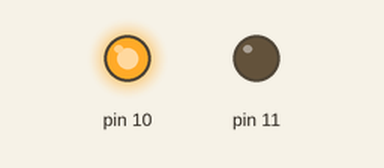
Bench run of a sketch on a simulated Arduino Uno, built with avr-gcc and run on an emulated ATmega328P. Shown: output pins drawn as LEDs (lit = HIGH).

Above: at 1.5 s.
At 4.5 s:
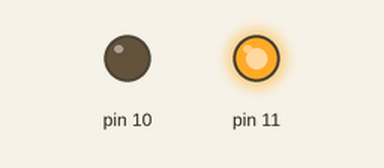
Timing chart, 0 to 11.7 s (numbered marks = the images above):
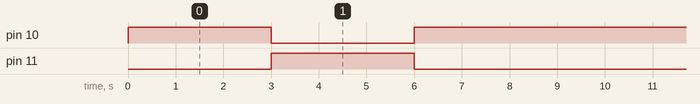

The sketch:

motor_clockwise_anticlockwise.ino
```cpp
void setup()
{
  pinMode(10, OUTPUT);
  pinMode(11, OUTPUT);
}

void loop()
{
  digitalWrite(10, HIGH);
  digitalWrite(11, LOW);
  delay(3000);
  digitalWrite(11, HIGH);
  digitalWrite(10, LOW);
  delay(3000);
  digitalWrite(10, HIGH);
  digitalWrite(11, LOW);
  delay(3000);
}
```

Measured:
- by itself, pin 10: repeats every 9.0 s: LOW 3.0 s, HIGH 6.0 s
- by itself, pin 11: alternates HIGH for 3.0 s and LOW for 6.0 s
